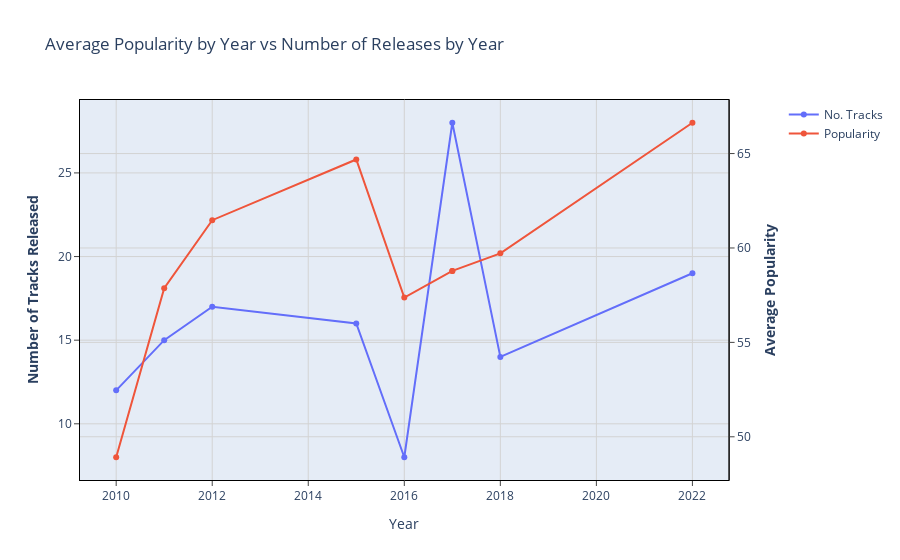

Notebook code for this chart:
### Code cell
# Create figure with secondary y-axis
fig = make_subplots(specs=[[{"secondary_y": True}]])

albums = df[['year', 'album_name']].drop_duplicates().reset_index(drop=True)
num_tracks = df.groupby('year',as_index=False).count().sort_values(by='track',ascending=False).sort_values(by='year')
yearly_avg_popularity = df.groupby('year')['popularity'].mean().reset_index().merge(albums)

# Add traces
fig.add_trace(
    go.Scatter(x = num_tracks['year'], y=num_tracks['track'], name="No. Tracks"),
    secondary_y=False,
)

fig.add_trace(
    go.Scatter(x=yearly_avg_popularity['year'], y=yearly_avg_popularity['popularity'], name="Popularity"),
    secondary_y=True,
)

# Add figure title
fig.update_layout(
    title_text="Average Popularity by Year vs Number of Releases by Year"
)

# Set x-axis title
fig.update_xaxes(
    title_text="Year",
    mirror=True,
    ticks='outside',
    showline=True,
    linecolor='black',
    gridcolor='lightgrey'
                 )

# Set y-axes titles
fig.update_yaxes(
    title_text="<b>Number of Tracks Released</b>", 
    secondary_y=False, 
    mirror=True,
    ticks='outside',
    showline=True,
    linecolor='black',
    gridcolor='lightgrey'
)
fig.update_yaxes(title_text="<b>Average Popularity</b>", secondary_y=True)


fig.update_yaxes(
    mirror=True,
    ticks='outside',
    showline=True,
    linecolor='black',
    gridcolor='lightgrey'
)

fig.update_layout(hovermode='x unified',)

print(albums)
fig.show()

### Figure 1 — Plotly figure (JSON) as saved in the notebook; plotly's stock layout.template omitted (floating-point values rounded to 4 significant figures)
{"data": [{"name": "No. Tracks", "type": "scatter", "x": [2010, 2011, 2012, 2015, 2016, 2017, 2018, 2022], "xaxis": "x", "y": [12, 15, 17, 16, 8, 28, 14, 19], "yaxis": "y"}, {"name": "Popularity", "type": "scatter", "x": [2010, 2011, 2012, 2015, 2016, 2017, 2017, 2018, 2022], "xaxis": "x", "y": [48.92, 57.87, 61.47, 64.69, 57.38, 58.79, 58.79, 59.71, 66.63], "yaxis": "y2"}], "layout": {"hovermode": "x unified", "title": {"text": "Average Popularity by Year vs Number of Releases by Year"}, "xaxis": {"anchor": "y", "domain": [0, 0.94], "gridcolor": "lightgrey", "linecolor": "black", "mirror": true, "showline": true, "ticks": "outside", "title": {"text": "Year"}}, "yaxis": {"anchor": "x", "domain": [0, 1], "gridcolor": "lightgrey", "linecolor": "black", "mirror": true, "showline": true, "ticks": "outside", "title": {"text": "<b>Number of Tracks Released</b>"}}, "yaxis2": {"anchor": "x", "gridcolor": "lightgrey", "linecolor": "black", "mirror": true, "overlaying": "y", "showline": true, "side": "right", "ticks": "outside", "title": {"text": "<b>Average Popularity</b>"}}}}
